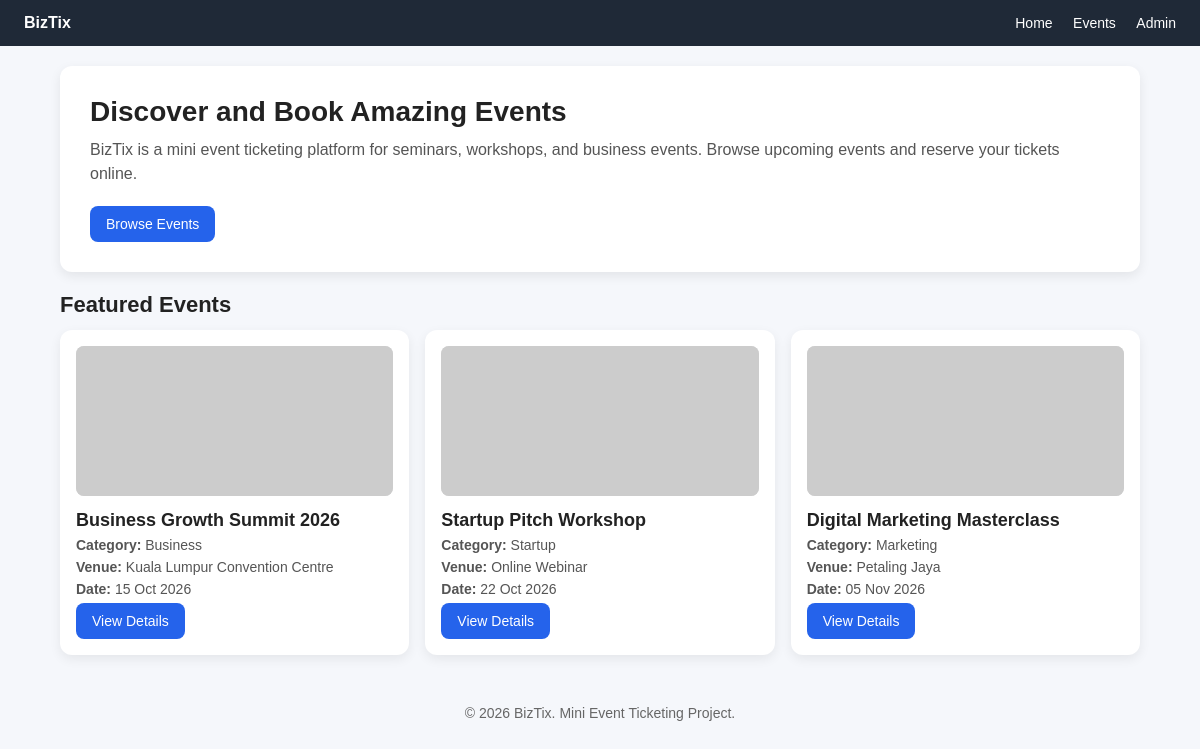
The page / on the database its author committed.
### tables this page shows
CREATE TABLE IF NOT EXISTS events (
    event_id INT AUTO_INCREMENT PRIMARY KEY,
    category_id INT NULL,
    title VARCHAR(255) NOT NULL,
    description TEXT NULL,
    venue VARCHAR(255) NOT NULL,
    event_date DATE NOT NULL,
    event_time TIME NOT NULL,
    ticket_price DECIMAL(10,2) NOT NULL DEFAULT 0.00,
    capacity INT NOT NULL DEFAULT 100,
    status ENUM('active', 'closed', 'cancelled') NOT NULL DEFAULT 'active',
    created_at TIMESTAMP DEFAULT CURRENT_TIMESTAMP,
    updated_at TIMESTAMP DEFAULT CURRENT_TIMESTAMP ON UPDATE CURRENT_TIMESTAMP,
    CONSTRAINT fk_events_category
        FOREIGN KEY (category_id) REFERENCES categories(category_id)
        ON DELETE SET NULL
        ON UPDATE CASCADE
);

CREATE TABLE IF NOT EXISTS categories (
    category_id INT AUTO_INCREMENT PRIMARY KEY,
    category_name VARCHAR(100) NOT NULL UNIQUE,
    created_at TIMESTAMP DEFAULT CURRENT_TIMESTAMP
);

### index.php (the view, shortened to what this page needs)
<?php
require_once "db.php";
$featuredSql = "SELECT e.*, c.category_name
                FROM events e
                LEFT JOIN categories c ON e.category_id = c.category_id
                WHERE e.status = 'active'
                ORDER BY e.event_date ASC, e.event_time ASC
                LIMIT 3";
$featuredResult = mysqli_query($conn, $featuredSql);
?>
<!DOCTYPE html>
<html lang="en">
<head>
    <link rel="stylesheet" href="assets/css/style.css">
</head>
<body>
    <div class="navbar">
        <div><strong>BizTix</strong></div>
        <div>
            <a href="index.php">Home</a>
            <a href="events.php">Events</a>
            <a href="admin/login.php">Admin</a>
        </div>
    </div>
    <div class="hero">
        <h1>Discover and Book Amazing Events</h1>
        <p>
            BizTix is a mini event ticketing platform for seminars, workshops, and business events.
            Browse upcoming events and reserve your tickets online.
        </p>
        <a href="events.php" class="btn">Browse Events</a>
    </div>
    <div class="section">
        <h2>Featured Events</h2>
        <div class="grid">
            <?php if (mysqli_num_rows($featuredResult) > 0): ?>
                <?php while ($row = mysqli_fetch_assoc($featuredResult)): ?>
                    <div class="card">
                        <img
                            src="https://via.placeholder.com/400x200?text=<?php echo urlencode($row['title']); ?>"
                            alt="<?php echo htmlspecialchars($row['title']); ?>"
                        >
                        <h3><?php echo htmlspecialchars($row['title']); ?></h3>
                        <p><strong>Category:</strong> <?php echo htmlspecialchars($row['category_name'] ?? 'General'); ?></p>
                        <p><strong>Venue:</strong> <?php echo htmlspecialchars($row['venue']); ?></p>
                        <p><strong>Date:</strong> <?php echo date("d M Y", strtotime($row['event_date'])); ?></p>
                        <a href="event_details.php?id=<?php echo (int)$row['event_id']; ?>" class="btn">
                            View Details
                        </a>
                    </div>
                <?php endwhile; ?>
            <?php endif; ?>
        </div>
    </div>
    <div class="footer">
        © <?php echo date("Y"); ?> BizTix. Mini Event Ticketing Project.
    </div>
</body>
</html>

### assets/css/style.css (style rules this page uses)
* { box-sizing: border-box; margin: 0; padding: 0; font-family: Arial, sans-serif; }
body { background: #f5f7fb; color: #222; }
.navbar { background: #1f2937; color: white; padding: 14px 24px; display: flex; justify-content: space-between; align-items: center; }
.navbar a { color: white; text-decoration: none; margin-left: 16px; font-size: 14px; }
.hero { background: white; margin: 20px auto; width: 90%; max-width: 1100px; padding: 30px; border-radius: 12px; box-shadow: 0 4px 12px rgba(0,0,0,0.08); }
.hero h1 { font-size: 28px; margin-bottom: 10px; }
.hero p { color: #555; margin-bottom: 20px; line-height: 1.5; }
.btn { display: inline-block; background: #2563eb; color: white; text-decoration: none; padding: 10px 16px; border-radius: 8px; font-size: 14px; }
.section { width: 90%; max-width: 1100px; margin: 20px auto; }
.section h2 { margin-bottom: 12px; font-size: 22px; }
.grid { display: grid; grid-template-columns: repeat(auto-fit, minmax(260px, 1fr)); gap: 16px; }
.card { background: white; border-radius: 12px; padding: 16px; box-shadow: 0 4px 12px rgba(0,0,0,0.07); }
.card img { width: 100%; height: 150px; object-fit: cover; border-radius: 8px; margin-bottom: 10px; background: #ddd; }
.card h3 { font-size: 18px; margin-bottom: 6px; }
.card p { font-size: 14px; color: #555; margin-bottom: 6px; }
.footer { text-align: center; padding: 20px; color: #666; font-size: 14px; margin-top: 30px; }

### rows shown on the page
events: title "Business Growth Summit 2026", category.category_name "Business", venue "Kuala Lumpur Convention Centre", event_date "15 Oct 2026"
events: title "Startup Pitch Workshop", category.category_name "Startup", venue "Online Webinar", event_date "22 Oct 2026"
events: title "Digital Marketing Masterclass", category.category_name "Marketing", venue "Petaling Jaya", event_date "05 Nov 2026"
